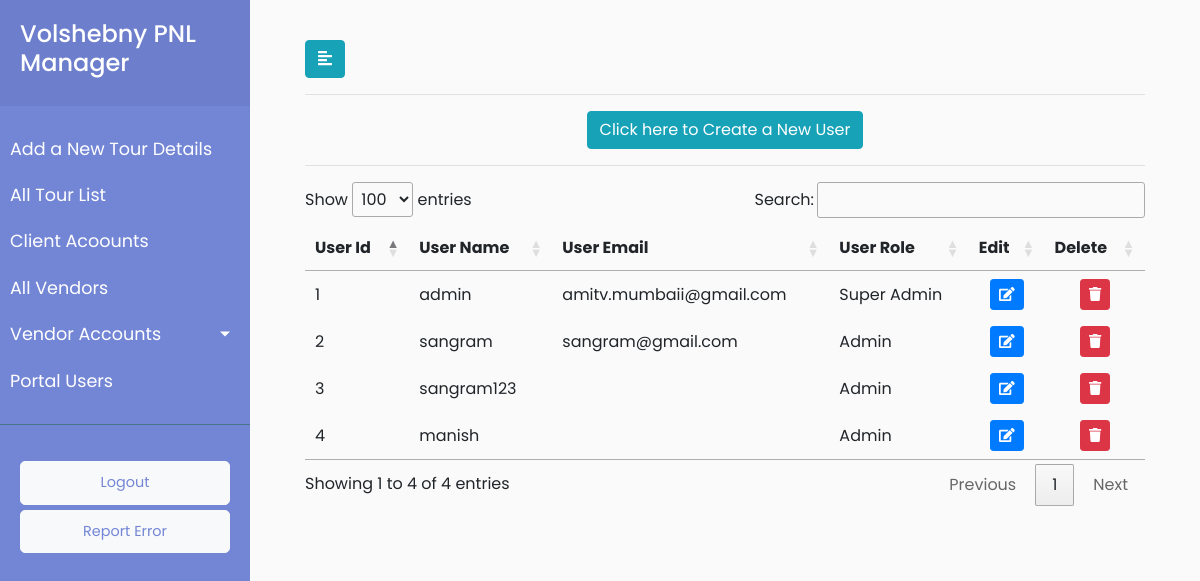
Page /users/ (signed in) on the earlier database version.
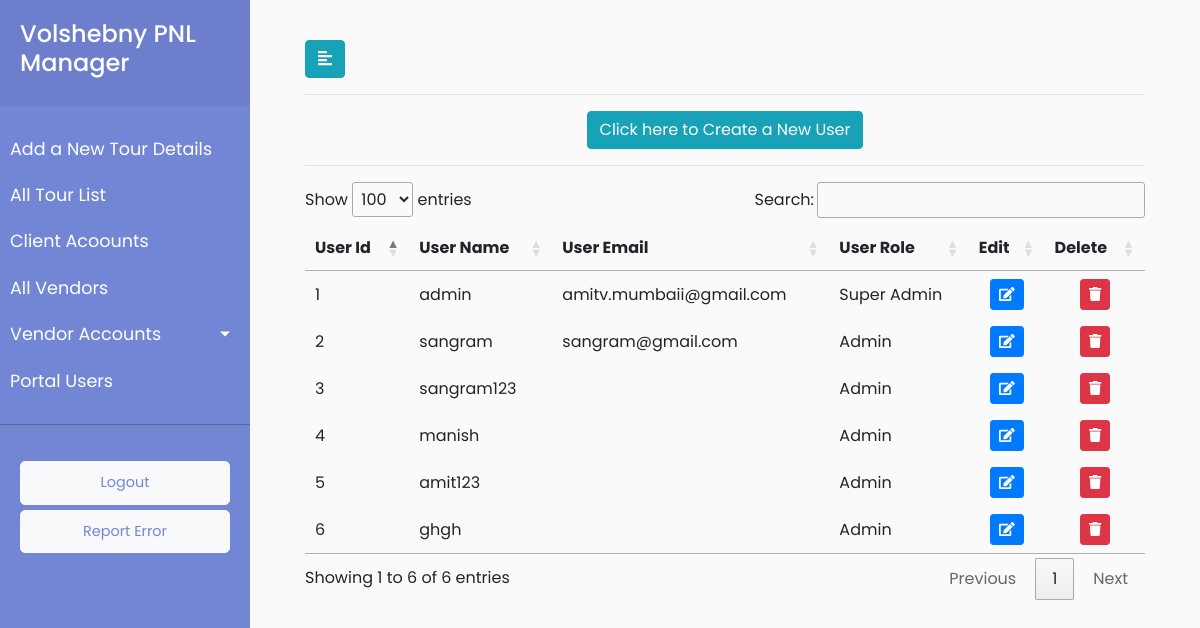
Same page on the later database version.
### payment/models.py (models this page shows)
class CustomUser(AbstractUser):
    SUPER_ADMIN = 1
    ADMIN = 2
    ROLE_CHOICES = (
      (ADMIN,'admin'),
      (SUPER_ADMIN,'super_admin')
    )
    OFFICE_LOCATION_CHOICES = (
      ('MUMBAI','MUMBAI'),
      ('DELHI','DELHI'),
      ('RUSSIA','RUSSIA'),
    )
    user_role = models.PositiveSmallIntegerField(choices=ROLE_CHOICES,default=ADMIN,blank=True)
    office_location = models.CharField( max_length=920, choices=OFFICE_LOCATION_CHOICES, default = 'MUMBAI')
    user_short_name = models.CharField( max_length=920 )

### payment/views.py (the view)
# urls.py: path('users/', views.user_list, name='userlist'),
@login_required(login_url='/user_login')
def user_list(request):
    user_role = request.user.user_role
    users = CustomUser.objects.all()
    data = { 'users' : users,'user_role':user_role }
    return render(request,'payment/userlist.html',data)

### payment/templates/payment/userlist.html (shortened to what this page needs)
{% extends 'payment/base.html' %}
{% load static %}
{% block stylesheets %}
<link rel="stylesheet" href="//cdn.datatables.net/1.10.19/css/jquery.dataTables.min.css">
{% endblock stylesheets %}
{% block content %}
<div id="content">
    <div class="container-fluid">
        <button type="button" id="sidebarCollapse" class="btn btn-info">
            <i class="fas fa-align-left"></i>
        </button>
        <hr>
        <center><button class="create-client-list btn btn-info" type="button" name="button">Click here to Create a New User</button></center>
        <hr>
        <div>
            <table id="test_table">
                <thead>
                    <tr>
                        <th>User Id</th>
                        <th>User Name</th>
                        <th>User Email</th>
                        <th>User Role</th>
                        <th>Edit</th>
                        {% if user_role == 1 %}
                        <th>Delete</th>
                        {% endif %}
                    </tr>
                </thead>
                <tbody>
                    {% for user in users %}
                    <tr>
                        <td class="text">{{ user.pk }}</td>
                        <td class="text">{{ user.username }}</td>
                        <td class="text">{{ user.email }}</td>
                        <td class="text">
                            {% if user.user_role == 1 %}
                            Super Admin
                            {% else %}
                            Admin
                            {% endif %}
                        </td>
                        <td>
                            <center>
                                <button type="button" class="update-users-list btn btn-sm btn-primary" data-id="{% url 'payment:userupdate' user.pk %}">
                                    <span class="fa fa-edit"></span>
                                </button>
                            </center>
                        </td>
                        {% if user_role == 1 %}
                        <td>
                            <center>
                                <button type="button" class="delete-users-list btn btn-sm btn-danger" data-id="{% url 'payment:userdelete' user.pk %}">
                                    <span class="fa fa-trash"></span>
                                </button>
                            </center>
                        </td>
                        {% endif %}
                    </tr>
                    {% endfor %}
                </tbody>
            </table>
        </div>
    </div>
</div>
{% endblock %}

Differences in the rows shown:
added CustomUser: pk "5", username "amit123", user_role "Admin"
added CustomUser: pk "6", username "ghgh", user_role "Admin"
Other differences:
text written by a page script: "Show entries Search: Showing 1 to 4 of 4 entries Previous 1 Next" → "Show entries Search: Showing 1 to 6 of 6 entries Previous 1 Next"
